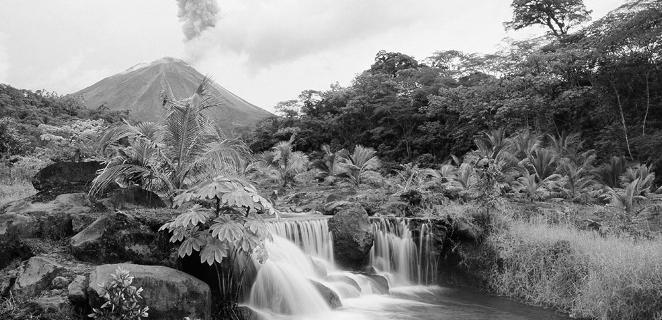
%> input picture Tarea 2 - Grupo 4/Parte 1/paisaje.jpg, 662 x 320 px
$ octave generar_imagen_restaurar.m   (GNU Octave 9; MATLAB toolbox functions it lacks are replaced by stand-ins)
%> lines starting %> are read from the running program, lines starting %| are printed output that depends on the picture; in (x1, y1, x2, y2) boxes, pixels count from 0 and x2, y2 are one past the last pixel; in counts of white or black regions, pixels touching at a corner belong together; the program's own positions count from 1
clear;clc; close all
pkg load image

% Imagen Original: I1
I1=imread('paisaje.jpg');
%> I1 is the input picture: size 320x662 uint8; min 0, max 255, mean 126.3
subplot(2,2,1)
imshow(I1)
title('(a) paisaje.jpg','FontSize',16)

% Texto: I2
I2=imread('marca.jpg');
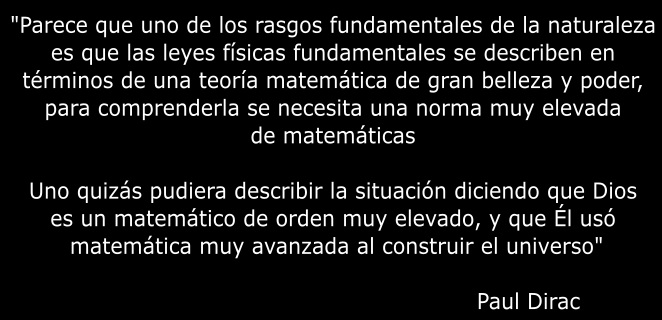
%> input picture Tarea 2 - Grupo 4/Parte 1/marca.jpg, 662 x 320 px
%> I2 is the input picture: size 320x662x3 uint8; min 0, max 255, mean 23.1
I2(I2<50)=0; I2(I2>=50)=255; % Convertir imagen a Binaria. Parte Blanca = Texto. Parte Negra = Valor de 0
%> after `I2(I2>=50)=255`:
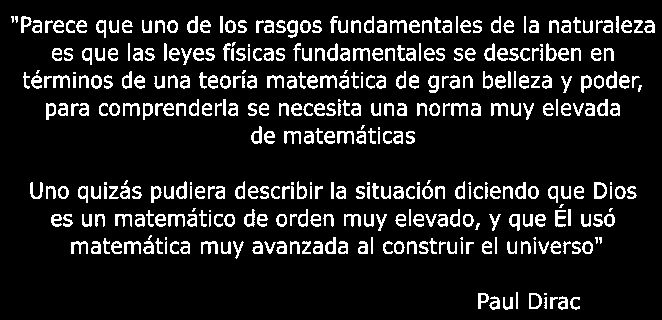
%> I2: size 320x662x3 uint8; 11.9% white in thin lines or dots, all inside (x1, y1, x2, y2) = (11, 16, 655, 310)
subplot(2,2,2)
imshow(I2)
title('(b) marca.jpg','FontSize',16)

% Imagen a Restaurar: I3
I3=I1+I2;
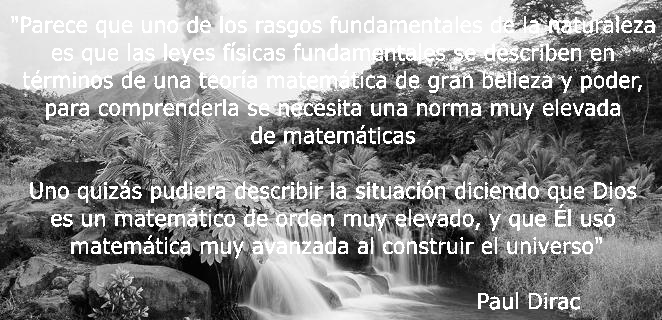
%> I3: size 320x662x3 uint8; min 0, max 255, mean 140.3
subplot(2,2,3)
imshow(I3)
title('(c) Imagen a Restaurar','FontSize',16)

% Restaurar
I4 = im2double(I3);

% Definir la mascara de la region afectada (1: texto blanco, 0: fondo)
mask_ohm = I4 > 0.98;  % Asumir que el texto es de color blanco, umbral alto
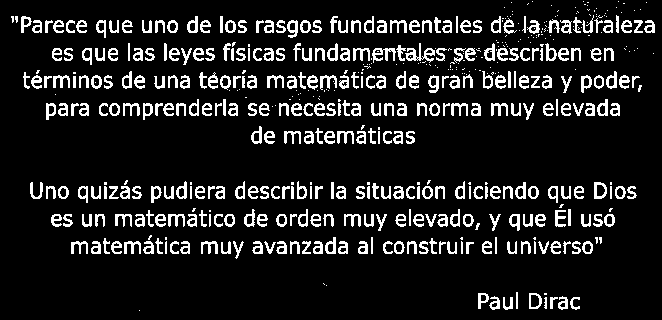
%> mask_ohm: size 320x662x3 logical; 12.1% white in thin lines or dots
%mask_ohm = mask_ohm(10:310, 10:652);

% Definir kernels de difusion
kernel1 = [0.073235 0.176765 0.073235;
           0.176765 0        0.176765;
           0.073235 0.176765 0.073235];

kernel2 = [0.125 0.125 0.125;
           0.125 0     0.125;
           0.125 0.125 0.125];

% Numero de iteraciones del proceso de difusion
num_iterations = 10;
for iter=1:num_iterations
    % Aplicar convolucion a la imagen con el kernel
%> (the run ends here)
